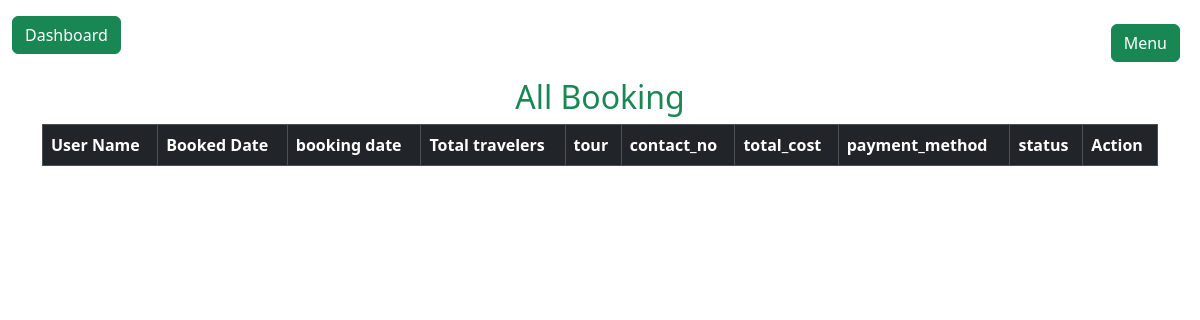
The app's page /publice/booking, older data.
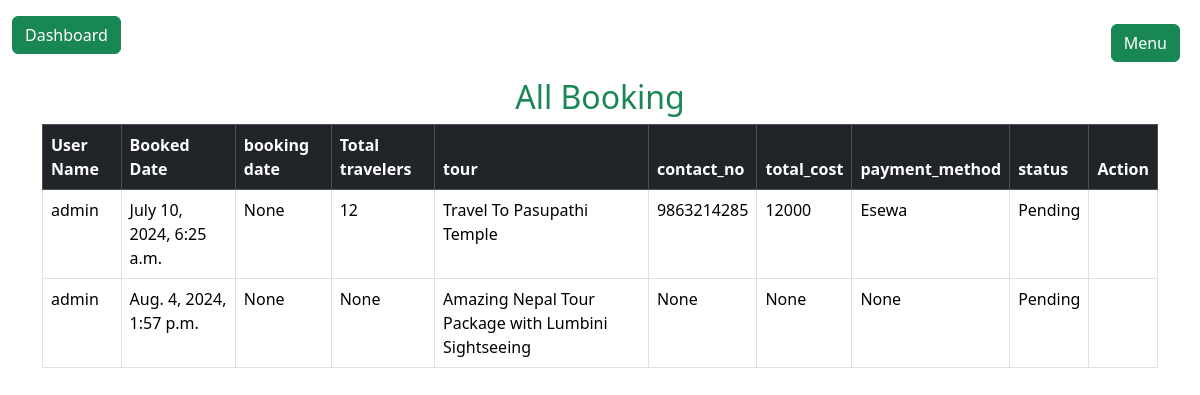
The same page, newer data.
### publice/models.py (models this page shows, shortened)
class Booking(models.Model):
    PAYMENT = {
        ('Cash on delivery', 'Cash on delivery'),
        ('Esewa', 'Esewa'),
    }
    tour = models.ForeignKey(Tour, on_delete=models.CASCADE)
    user = models.ForeignKey(User, on_delete=models.CASCADE)
    date_booked = models.DateTimeField(auto_now_add=True)
    num_travelers = models.IntegerField(null=True)
    total_cost = models.IntegerField(null=True)
    booking_date = models.DateField(null=True)
    contact_no = models.IntegerField(null=True)
    address = models.CharField(max_length=200, null=True)
    payment_method = models.CharField(choices=PAYMENT, max_length=200, null=True)
    status = models.CharField(default='Pending', max_length=200)
    payment_status = models.BooleanField(default=False, blank=True, null=True)

class Tour(models.Model):
    destination = models.ForeignKey(Destination, on_delete=models.CASCADE, related_name='tours')
    location = models.CharField(max_length=150, null=True)
    title = models.CharField(max_length=200)
    description = models.TextField()
    price = models.IntegerField()
    duration_days = models.IntegerField()
    start_date = models.DateField()
    end_date = models.DateField()
    max_person = models.IntegerField(blank=True, null=True)
    image = models.ImageField(upload_to="static/uploads", null=True)
    def __str__(self):
        return self.title

### publice/views.py (the view)
# urls.py: path("booking", views.booking, name="booking"),
def booking(request):
    bookings = Booking.objects.all()
    context = {
        "booking":bookings
    }
    return render(request, "publice/bookings.html", context)

### publice/templates/publice/bookings.html (shortened to what this page needs)
{% extends 'admins/layout.html' %}
{% block main_content %}
{% load static %}
<div class="container">
    <h2 class="text-center text-success"> All Booking</h2>
    <table class="table table-bordered">
        <thead class="table-dark">
            <th> User Name</th>
            <th>Booked Date</th>
            <th>booking date</th>
            <th>Total travelers</th>
            <th>tour </th>
            <th>contact_no</th>
            <th>total_cost</th>
            <th>payment_method</th>
            <th>status </th>
            <th> Action </th>
        </thead>
        {% for show_book in booking %}
        <tr>
            <td>{{show_book.user}}</td>
            <td>{{show_book.date_booked}}</td>
            <td>{{show_book.booking_date}}</td>
            <td>{{show_book.num_travelers}}</td>
            <td>{{show_book.tour}}</td>
            <td>{{show_book.contact_no}}</td>
            <td>{{show_book.total_cost}}</td>
            <td>{{show_book.payment_method}}</td>
            <td>{{show_book.status}}</td>
            <td></td>
        </tr>
        {% endfor %}
    </table>
</div>
{% endblock %}

### admins/templates/admins/layout.html (shortened to what this page needs)
<!DOCTYPE html>
<html lang="en">
<head>
    {% load static %}
    <link href="https://cdn.jsdelivr.net/npm/bootstrap@5.3.3/dist/css/bootstrap.min.css" rel="stylesheet"
>
</head>
<body>
<div class="container-fluid d-flex mb-2">
  <div class="d-flex justify-content-start mt-3">
    <a href="{% url 'dasboard' %}"><button class="btn btn-success" type="button" data-bs-toggle="offcanvas" data-bs-target="#offcanvasRight" aria-controls="offcanvasRight">Dashboard</button></a>
  </div>
  <div class="d-flex justify-content-end mt-3 ms-auto p-2">
      <button class="btn btn-success" type="button" data-bs-toggle="offcanvas" data-bs-target="#offcanvasRight" aria-controls="offcanvasRight">Menu</button>
  </div>
</div>
    <div class="main">
        {% block main_content %}
        {% endblock %}
    </div>
    <link rel="stylesheet" href="https://pro.fontawesome.com/releases/v5.10.0/css/all.css" />
</body>
</html>

Row changes from the older to the newer data that the page shows:
added Booking: user "admin", date_booked "July 10, 2024, 6:25 a.m.", booking_date "None", num_travelers "12", tour "Travel To Pasupathi Temple", contact_no "9863214285", total_cost "12000", payment_method "Esewa", status "Pending"
added Booking: user "admin", date_booked "Aug. 4, 2024, 1:57 p.m.", booking_date "None", num_travelers "None", tour "Amazing Nepal Tour Package with Lumbini Sightseeing", contact_no "None", total_cost "None", payment_method "None", status "Pending"
